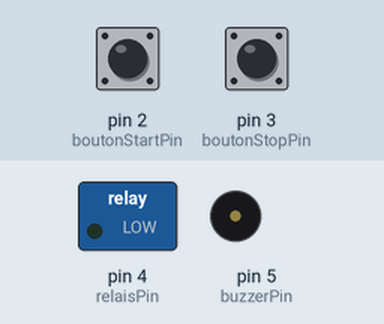
The sketch below on a simulated Arduino Uno, built with avr-gcc and run on an emulated ATmega328P. Shown: switched loads named in the sketch (green lamp = pin HIGH), buzzer (waves = sounding, pin HIGH). The inputs (shaded band) are chosen by the test bench; at power-on: pin 2 (boutonStartPin) LOW, pin 3 (boutonStopPin) LOW.

Above: at 1.2 s.
1.3 s: pin 2 (boutonStartPin) pulled HIGH for 0.15 s
At 1.7 s:
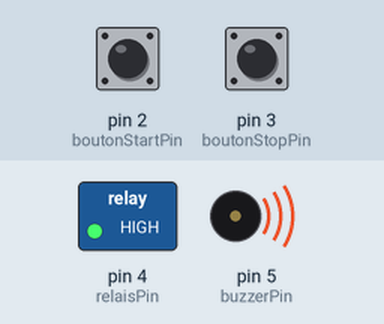
At 3.0 s:
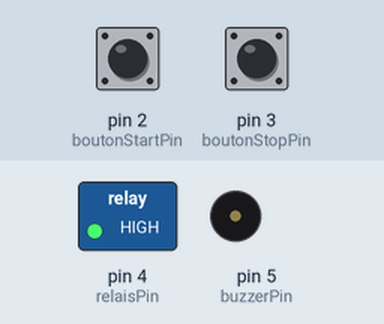
Timing chart, 0 to 33.3 s (numbered marks = the images above; inputs shaded):
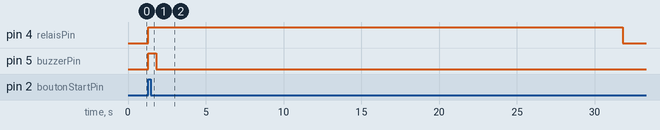

The sketch:

micro-onde.ino
```cpp
// Broches de contrôle du four à micro-ondes
const int boutonStartPin = 2;
const int boutonStopPin = 3;
const int relaisPin = 4;
const int buzzerPin = 5;

// Durée en secondes pour chauffer la nourriture
const int dureeChauffage = 30;

void setup() {
  // Initialisation des broches
  pinMode(boutonStartPin, INPUT);
  pinMode(boutonStopPin, INPUT);
  pinMode(relaisPin, OUTPUT);
  pinMode(buzzerPin, OUTPUT);

  // Désactiver le relais et le biiiiip au démarrage
  digitalWrite(relaisPin, LOW);
  digitalWrite(buzzerPin, LOW);
}

void loop() {
  // Vérifier si le bouton de démarrage est enfoncé
  if (digitalRead(boutonStartPin) == HIGH) {
    // Activer le relais pour démarrer le micro-ondes
    digitalWrite(relaisPin, HIGH);

    // Sonner le buzzer pour indiquer que le micro-ondes est en marche
    digitalWrite(buzzerPin, HIGH);
    delay(500);
    digitalWrite(buzzerPin, LOW);

    // Chauffer pendant la durée spécifiée
    delay(dureeChauffage * 1000);

    // Désactiver le relais et le buzzer lorsque le temps est écoulé
    digitalWrite(relaisPin, LOW);
    digitalWrite(buzzerPin, LOW);
  }

  // Vérifier si le bouton d'arrêt est enfoncé
  if (digitalRead(boutonStopPin) == HIGH) {
    // Désactiver le relais et le buzzer
    digitalWrite(relaisPin, LOW);
    digitalWrite(buzzerPin, LOW);
  }
}
```

Measured:
- after the input at 1.3 s, pin 4 (relaisPin): LOW → HIGH at once, → LOW 30.5 s later; pin 5 (buzzerPin): LOW → HIGH at once, → LOW 0.50 s later
